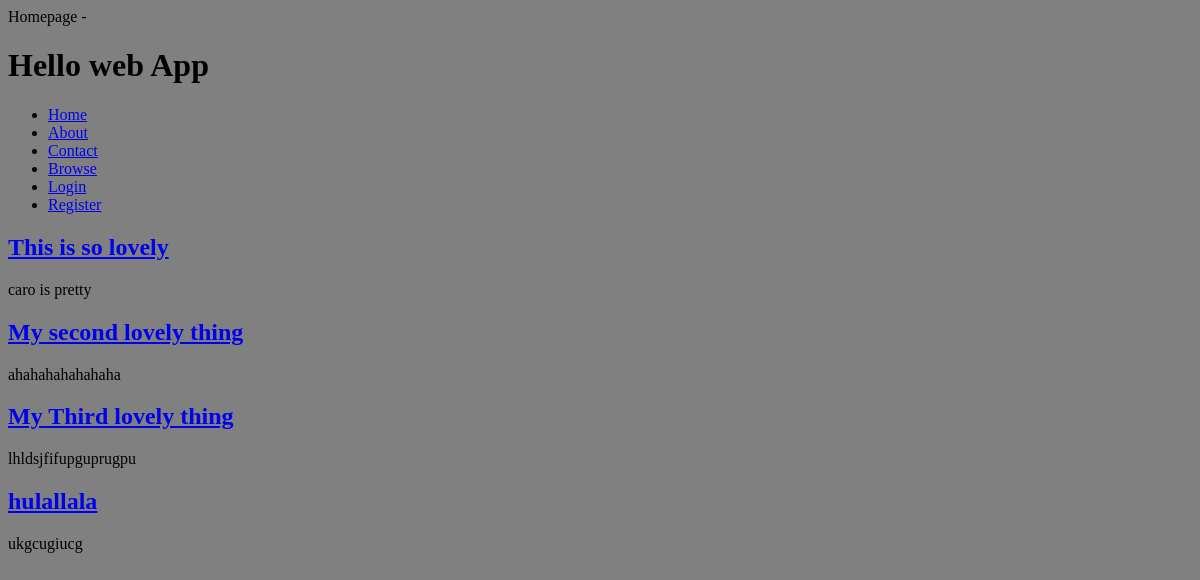
The app's page /, older data.
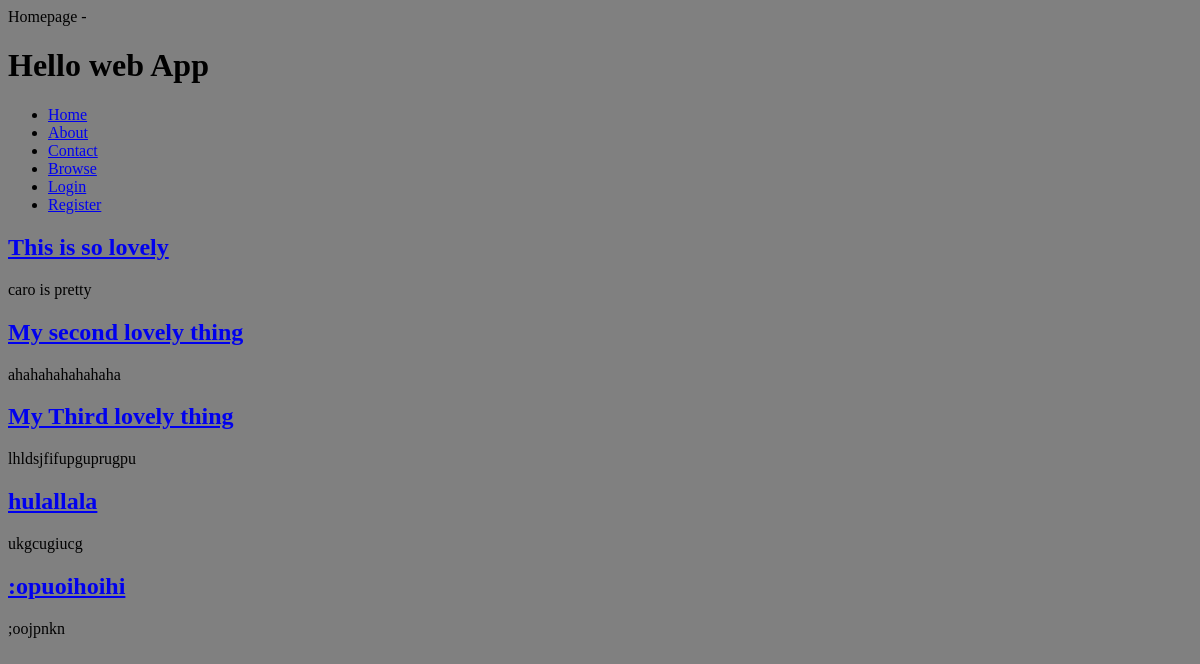
The same page, newer data.
### collection/models.py (models this page shows)
class Thing(models.Model):
	name =models.CharField(max_length=255)
	description =models.TextField()
	slug=models.SlugField(unique=True)
	user=models.OneToOneField(User, blank=True,null=True)

### collection/views.py (the view)
# urls.py: url(r'^$', collection_views.index, name='home'),
def index(request):
	things = Thing.objects.all()
	return render(request,'index.html', {
		'things':things,
		})

### collection/templates/index.html (shortened to what this page needs)
{% extends 'layouts/base.html'%}
{% load humanize %}
{% block content %}
     {% for thing in things %}
      <h2>
         <a href="{% url 'thing_detail' slug=thing.slug %}">       {{thing.name }}
         </a>
      </h2>
       <p>{{thing.description }}</p>
       {% endfor%}
	{% endblock%}

Row changes from the older to the newer data that the page shows:
added Thing: name ":opuoihoihi", description ";oojpnkn"
